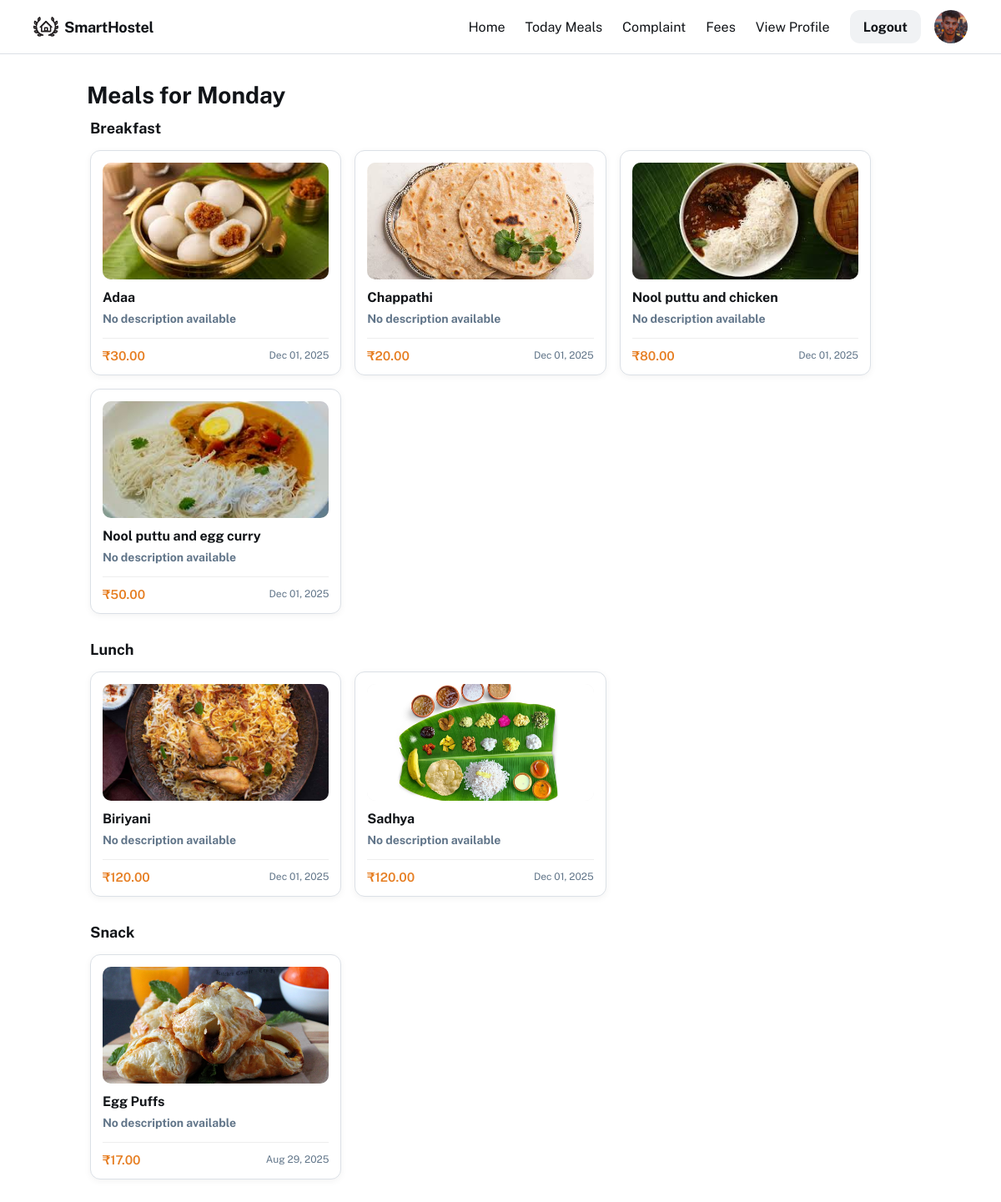
/today/ (signed in), run on the app's committed database.
### student/models.py (models this page shows, shortened)
class Student(models.Model):
    GENDER_CHOICES = (
        ('Male', 'Male'),
        ('Female', 'Female'),
        ('Other', 'Other'),
    )
    DISTRICT_CHOICES = (
        ('Kasaragod', 'Kasaragod'),
        ('Kannur', 'Kannur'),
        ('Wayanad', 'Wayanad'),
        ('Kozhikode', 'Kozhikode'),
        ('Malappuram', 'Malappuram'),
        ('Palakkad', 'Palakkad'),
        ('Thrissur', 'Thrissur'),
        ('Ernakulam', 'Ernakulam'),
        ('Idukki', 'Idukki'),
        ('Kottayam', 'Kottayam'),
        ('Alappuzha', 'Alappuzha'),
        ('Pathanamthitta', 'Pathanamthitta'),
        ('Kollam', 'Kollam'),
        ('Thiruvananthapuram', 'Thiruvananthapuram'),
    )
    PROGRAMME_CHOICES = (
        ('BCA', 'BCA - Bachelor of Computer Applications'),
        ('BSC_CS', 'B.Sc Computer Science'),
        ('BSC_IT', 'B.Sc Information Technology'),
        ('BTECH_CS', 'B.Tech Computer Science & Engineering'),
        ('BTECH_IT', 'B.Tech Information Technology'),
        ('BTECH_EC', 'B.Tech Electronics & Communication'),
        ('BTECH_EE', 'B.Tech Electrical Engineering'),
        ('BTECH_ME', 'B.Tech Mechanical Engineering'),
        ('BTECH_CE', 'B.Tech Civil Engineering'),
        ('BTECH_AE', 'B.Tech Aeronautical Engineering'),
        ('MCA', 'MCA - Master of Computer Applications'),
        ('MSC_CS', 'M.Sc Computer Science'),
        ('MTECH_CS', 'M.Tech Computer Science & Engineering'),
        ('MTECH_IT', 'M.Tech Information Technology'),
        ('MTECH_EC', 'M.Tech Electronics & Communication'),
        ('MTECH_ME', 'M.Tech Mechanical Engineering'),
        ('MTECH_CE', 'M.Tech Civil Engineering'),
        ('MBA', 'MBA - Master of Business Administration'),
        ('DIP_CS', 'Diploma in Computer Science'),
        ('DIP_CE', 'Diploma in Civil Engineering'),
        ('DIP_ME', 'Diploma in Mechanical Engineering'),
        ('DIP_EE', 'Diploma in Electrical Engineering'),
    )
    student_id = models.AutoField(primary_key=True)
    name = models.CharField(max_length=100)
    age = models.PositiveIntegerField(null=True, blank=True)
    gender = models.CharField(max_length=6, choices=GENDER_CHOICES, null=True, blank=True)
    phone = models.CharField(max_length=20, null=True, blank=True)
    email = models.EmailField(max_length=150, null=True, blank=True)
    parent_name = models.CharField(max_length=100, null=True, blank=True)
    parent_phone = models.CharField(max_length=20, null=True, blank=True)
    parent_email = models.EmailField(max_length=150, null=True, blank=True)
    district = models.CharField(max_length=50, choices=DISTRICT_CHOICES, null=True, blank=True)
    programme = models.CharField(max_length=50, choices=PROGRAMME_CHOICES, null=True, blank=True)
    pincode = models.CharField(max_length=10, null=True, blank=True)
    profile_pic = models.FileField(upload_to='profile_pic/', null=True, blank=True)
    id_proof = models.FileField(upload_to='id_proofs/', null=True, blank=True)
    room = models.ForeignKey(Room, null=True, blank=True, on_delete=models.SET_NULL, related_name='students')
    joined_date = models.DateField(null=True, blank=True)
    login = models.ForeignKey(login, on_delete=models.CASCADE, default=1)

### myadmin/models.py (models this page shows)
class Meal(models.Model):
    MEAL_TYPE = (
        ('Breakfast', 'Breakfast'),
        ('Lunch', 'Lunch'),
        ('Dinner', 'Dinner'),
        ('Snack', 'Snack'),
    )
    meal_id = models.AutoField(primary_key=True)
    meal_pic = models.FileField(upload_to='meal_pic/', null=True, blank=True)
    meal_name = models.CharField(max_length=100)
    meal_type = models.CharField(max_length=10, choices=MEAL_TYPE)
    rate = models.DecimalField(max_digits=10, decimal_places=2)
    weekday = models.IntegerField(
        choices=[(day.value, day.name.title()) for day in Weekday]
    )
    created_at = models.DateTimeField(auto_now_add=True)

### student/views.py (the view)
# urls.py: path('today/', sv.meals_today, name='meals_today'),
def meals_today(request):
    today = timezone.localdate()
    weekday_num = today.weekday()
    student = _get_student_from_session(request)
    meals_qs = Meal.objects.filter(weekday=weekday_num).order_by('meal_type', 'meal_name')
    grouped = defaultdict(list)
    for m in meals_qs:
        grouped[m.meal_type].append(m)
    try:
        weekday_name = Weekday(weekday_num).name.title()
    except Exception:
        weekday_name = today.strftime('%A')
    context = {
        'student':student,
        'weekday_num': weekday_num,
        'weekday_name': weekday_name,
        'meals_by_type': dict(grouped),
    }
    return render(request, 'meals_today.html', context)

### student/views.py (called while the page is built)
def _get_student_from_session(request):
    lid = request.session.get('sid')
    if not lid:
        return None
    return Student.objects.filter(login_id=lid).first()

### student/templates/meals_today.html (shortened to what this page needs)
{% extends "home.html" %}
{% load static %}
{% block content %}
<div style="display: flex; flex-direction: column; min-height: 100vh; width: 90%;">
  <div style="display: flex; justify-content: space-between; align-items: center; padding: 12px 8px; flex-wrap: wrap; gap: 12px;">
    <p style="font-size: 28px; font-weight: 700; margin: 0; line-height: 1.2;">
      Meals for {{ weekday_name }}
    </p>
  </div>
  <div class="layout-content-container" style="padding: 0 12px; flex: 1;">
    {% if meals_by_type %}
      {% for meal_type, meals in meals_by_type.items %}
        <section style="margin-bottom: 32px;">
          <h3 style="margin: 0 0 16px 0; font-size: 18px; font-weight: 700; color: var(--text);">
            {{ meal_type }}
          </h3>
          <div style="
            display: grid;
            grid-template-columns: repeat(auto-fill, minmax(260px, 1fr));
            gap: 16px;
          ">
            {% for meal in meals %}
              <article class="card" style="
                width: 100%;
                padding: 14px;
                border-radius: 12px;
                border: 1px solid var(--border);
                background: var(--card-bg, #fff);
                box-shadow: 0 2px 8px rgba(0,0,0,0.05);
                display: flex;
                flex-direction: column;
                transition: transform 0.2s, box-shadow 0.2s;
              "
              onmouseover="this.style.transform='translateY(-4px)'; this.style.boxShadow='0 8px 20px rgba(0,0,0,0.1)'"
              onmouseout="this.style.transform=''; this.style.boxShadow='0 2px 8px rgba(0,0,0,0.05)'">
                {% if meal.meal_pic %}
                  <div style="
                    height: 140px;
                    overflow: hidden;
                    border-radius: 10px;
                    margin-bottom: 12px;
                    background: #f0f0f0;
                  ">
                    <img src="{{ meal.meal_pic.url }}"
                         alt="{{ meal.meal_name }}"
                         loading="lazy"
                         style="
                           width: 100%;
                           height: 100%;
                           object-fit: cover;
                           display: block;
                           transition: transform 0.3s;
                         "
                         onmouseover="this.style.transform='scale(1.05)'"
                         onmouseout="this.style.transform='scale(1)'">
                  </div>
                {% endif %}
                <div style="flex: 1; display: flex; flex-direction: column;">
                  <strong style="
                    display: block;
                    font-size: 16px;
                    margin-bottom: 6px;
                    color: var(--text);
                    overflow: hidden;
                    text-overflow: ellipsis;
                    white-space: nowrap;
                  ">
                    {{ meal.meal_name }}
                  </strong>
                  <p style="
                    margin: 0 0 12px 0;
                    color: var(--muted);
                    font-size: 14px;
                    line-height: 1.5;
                    overflow: hidden;
                    display: -webkit-box;
                    -webkit-line-clamp: 3;
                    line-clamp:initial;
                    -webkit-box-orient: vertical;
                  ">
                    {{ meal.description|default:"No description available" }}
                  </p>
                </div>
                <div style="
                  margin-top: auto;
                  padding-top: 12px;
                  display: flex;
                  justify-content: space-between;
                  align-items: center;
                  border-top: 1px solid var(--border-light, #eee);
                  font-size: 13px;
                  color: var(--muted);
                ">
                  <span style="font-weight: 600; color: var(--primary, #e67e22); font-size: 15px;">
                    ₹{{ meal.rate }}
                  </span>
                  <span style="font-size: 12px;">
                    {{ meal.created_at|date:"M d, Y" }}
                  </span>
                </div>
              </article>
            {% endfor %}
          </div>
        </section>
      {% endfor %}
    {% endif %}
  </div>
</div>
{% endblock %}

### student/templates/home.html (shortened to what this page needs)
<!doctype html>
<html lang="en">
  <head>
  </head>
  <body>
    <div class="relative flex size-full min-h-screen flex-col bg-white group/design-root overflow-x-hidden" style='font-family: "Public Sans", "Noto Sans", sans-serif;'>
      <div class="layout-container flex h-full grow flex-col">
        <header>
          <div class="brand">
            <div class="size-4" aria-hidden="true">
            </div>
            <h2>SmartHostel</h2>
          </div>
          <nav class="desktop-nav">
            <div class="links" role="navigation" aria-label="main navigation" style=" display:contents">
              <a href="{% url 's_home' %}">Home</a>
              <a href="{% url 'meals_today' %}">Today Meals</a>
              <a href="{% url 'student_submit_complaint' %}">Complaint</a>
              <a href="{% url 'student_pay_page' %}">Fees</a>
              <a href="{% url 'profile_view' %}">View Profile</a>
            </div>
            <div class="user-actions">
              <a href="{% url 'logout' %}"><div class="btn-logout" role="button"><span>Logout</span></div></a>
              <a href="{% url 'profile_view' %}">
                <div class="avatar" style='background-image: url("{{ student.profile_pic.url }}");' aria-hidden="true"></div>
              </a>
            </div>
          </nav>
        </header>
        <div class="page-wrap">
          {% block content %}{% endblock %}
        </div>
      </div>
    </div>
  </body>
</html>

### student/templates/home.html (style rules this page uses)
* { -webkit-tap-highlight-color: transparent !important; }
:root { --bg: #ffffff; --muted: #617589; --text: #111418; --border: #dbe0e6; --surface: #f0f2f4; --accent: #111418; --radius-xl: 16px; --gap: 16px; --max-width: 960px; --container-padding-x: 40px; font-family: "Public Sans", "Noto Sans", system-ui, -apple-system, "Segoe UI", Roboto, "Helvetica Neue", Arial; }
* { box-sizing:border-box }
html,body { height:100%;margin:0;background:var(--bg);color:var(--text) }
a { text-decoration:none;color:inherit }
.size-full { width:100%; }
.min-h-screen { min-height:100vh }
.layout-container { display:flex;flex-direction:column;min-height:100vh }
header { display:flex;align-items:center;justify-content:space-between;padding:12px 40px;border-bottom:1px solid var(--border); }
header .brand { display:flex;align-items:center;gap:7px }
header .brand svg { width:30px;height:30px }
header h2 { font-size:18px;margin:0;font-weight:700;letter-spacing:-0.3px }
.btn-logout { display:inline-flex;align-items:center;justify-content:center;min-width:84px;height:40px;padding:0 16px;border-radius:12px;background:var(--surface);font-weight:700 }
.avatar { width:40px;height:40px;border-radius:999px;background-size:cover;background-position:center;flex-shrink:0 }
.page-wrap { padding:20px var(--container-padding-x);display:flex;justify-content:center }
.layout-content-container { max-width:var(--max-width);width:100%; }
h3 { margin:20px 0 8px 0;font-size:16px;font-weight:700 }
.card { flex:1;min-width:158px;border-radius:12px;padding:18px;border:1px solid var(--border) }
.card p:last-child { margin:8px 0 0 0;font-size:22px;font-weight:700 }
.size-4 { display: flex; }
.desktop-nav { display: flex; align-items: center; gap: 24px; }
.user-actions { display: flex; align-items: center; gap: 16px; }

### data on the page
Student: profile_pic (picture)
Meal: meal_type "Breakfast", meal_pic (picture), meal_name "Adaa", description "No description available", rate "30.00", created_at "Dec 01, 2025"
Meal: meal_pic (picture), meal_name "Chappathi", description "No description available", rate "20.00", created_at "Dec 01, 2025"
Meal: meal_pic (picture), meal_name "Nool puttu and chicken", description "No description available", rate "80.00", created_at "Dec 01, 2025"
Meal: meal_pic (picture), meal_name "Nool puttu and egg curry", description "No description available", rate "50.00", created_at "Dec 01, 2025"
Meal: meal_type "Lunch", meal_pic (picture), meal_name "Biriyani", description "No description available", rate "120.00", created_at "Dec 01, 2025"
Meal: meal_pic (picture), meal_name "Sadhya", description "No description available", rate "120.00", created_at "Dec 01, 2025"
Meal: meal_type "Snack", meal_pic (picture), meal_name "Egg Puffs", description "No description available", rate "17.00", created_at "Aug 29, 2025"

### other printed values
{{ weekday_name }} "Monday"
